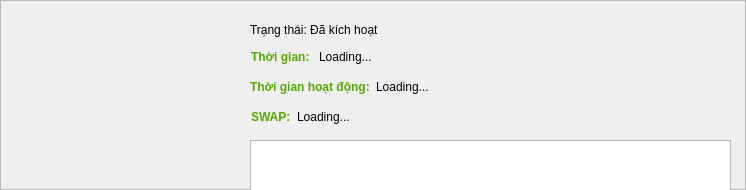
       <widget class="QFrame" name="frame_11">
        <property name="geometry">
         <rect>
          <x>20</x>
          <y>10</y>
          <width>746</width>
          <height>190</height>
         </rect>
        </property>
        <property name="maximumSize">
         <size>
          <width>16777215</width>
          <height>190</height>
         </size>
        </property>
        <property name="frameShape">
         <enum>QFrame::StyledPanel</enum>
        </property>
        <property name="frameShadow">
         <enum>QFrame::Raised</enum>
        </property>
        <widget class="QLabel" name="label_33">
         <property name="geometry">
          <rect>
           <x>20</x>
           <y>20</y>
           <width>201</width>
           <height>131</height>
          </rect>
         </property>
         <property name="text">
          <string/>
         </property>
         <property name="pixmap">
          <pixmap>icon/information.png</pixmap>
         </property>
         <property name="scaledContents">
          <bool>true</bool>
         </property>
        </widget>
        <widget class="QWidget" name="widget_7" native="true">
         <property name="geometry">
          <rect>
           <x>230</x>
           <y>-10</y>
           <width>501</width>
           <height>231</height>
          </rect>
         </property>
         <widget class="QWidget" name="layoutWidget">
          <property name="geometry">
           <rect>
            <x>21</x>
            <y>60</y>
            <width>371</width>
            <height>19</height>
           </rect>
          </property>
          <layout class="QFormLayout" name="formLayout">
           <item row="0" column="0">
            <widget class="QLabel" name="label_34">
             <property name="text">
              <string>&lt;html&gt;&lt;head/&gt;&lt;body&gt;&lt;p&gt;&lt;span style=&quot; font-weight:600; color:#55aa00;&quot;&gt;Thời gian: &lt;/span&gt;&lt;/p&gt;&lt;/body&gt;&lt;/html&gt;</string>
             </property>
            </widget>
           </item>
           <item row="0" column="1">
            <widget class="QLabel" name="time_information">
             <property name="text">
              <string>Loading...</string>
             </property>
            </widget>
           </item>
          </layout>
         </widget>
         <widget class="QWidget" name="layoutWidget_2">
          <property name="geometry">
           <rect>
            <x>21</x>
            <y>120</y>
            <width>371</width>
            <height>21</height>
           </rect>
          </property>
          <layout class="QFormLayout" name="formLayout_2">
           <item row="0" column="0">
            <widget class="QLabel" name="label_41">
             <property name="text">
              <string>&lt;html&gt;&lt;head/&gt;&lt;body&gt;&lt;p&gt;&lt;span style=&quot; font-weight:600; color:#55aa00;&quot;&gt;SWAP:&lt;/span&gt;&lt;/p&gt;&lt;/body&gt;&lt;/html&gt;</string>
             </property>
            </widget>
           </item>
           <item row="0" column="1">
            <widget class="QLabel" name="swap_information">
             <property name="text">
              <string>Loading...</string>
             </property>
            </widget>
           </item>
          </layout>
         </widget>
         <widget class="QWidget" name="layoutWidget_3">
          <property name="geometry">
           <rect>
            <x>20</x>
            <y>90</y>
            <width>371</width>
            <height>19</height>
           </rect>
          </property>
          <layout class="QFormLayout" name="formLayout_4">
           <item row="0" column="0">
            <widget class="QLabel" name="label_45">
             <property name="text">
              <string>&lt;html&gt;&lt;head/&gt;&lt;body&gt;&lt;p&gt;&lt;span style=&quot; font-weight:600; color:#55aa00;&quot;&gt;Thời gian hoạt động:&lt;/span&gt;&lt;/p&gt;&lt;/body&gt;&lt;/html&gt;</string>
             </property>
            </widget>
           </item>
           <item row="0" column="1">
            <widget class="QLabel" name="uptime_information">
             <property name="text">
              <string>&lt;html&gt;&lt;head/&gt;&lt;body&gt;&lt;p&gt;Loading...&lt;/p&gt;&lt;/body&gt;&lt;/html&gt;</string>
             </property>
            </widget>
           </item>
          </layout>
         </widget>
         <widget class="QLabel" name="label_18">
          <property name="geometry">
           <rect>
            <x>20</x>
            <y>30</y>
            <width>371</width>
            <height>21</height>
           </rect>
          </property>
          <property name="text">
           <string>&lt;html&gt;&lt;head/&gt;&lt;body&gt;&lt;p&gt;Trạng thái: Đã kích hoạt &lt;img src=&quot;icon/check_mark.png&quot;/&gt;&lt;/p&gt;&lt;/body&gt;&lt;/html&gt;</string>
          </property>
         </widget>
         <widget class="QTextBrowser" name="process_information">
          <property name="geometry">
           <rect>
            <x>20</x>
            <y>150</y>
            <width>481</width>
            <height>51</height>
           </rect>
          </property>
         </widget>
        </widget>
       </widget>
